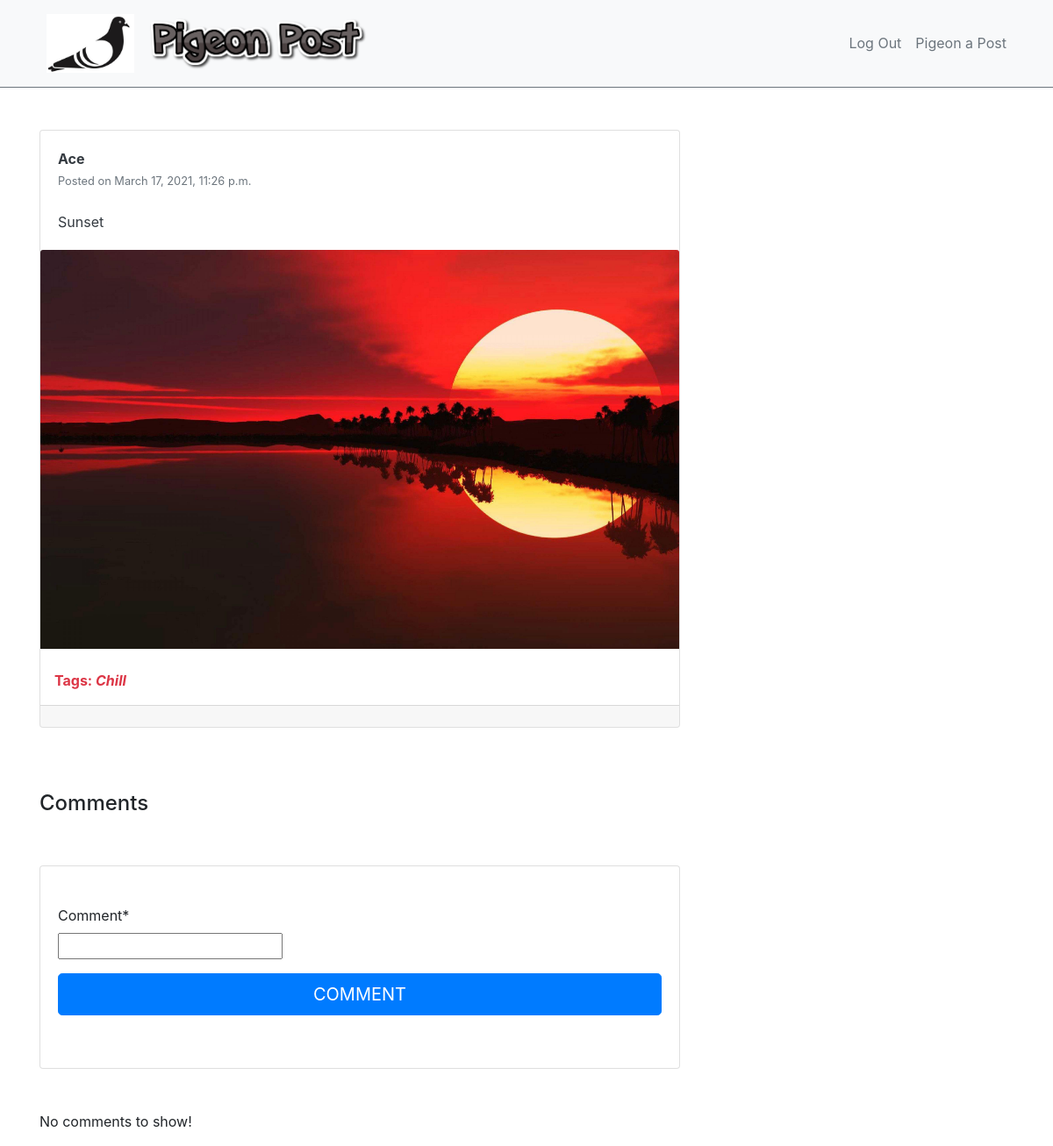
Screenshot of /post/14 (signed in) with the database file from the repository.
### pigeonpost/models.py (models this page shows, shortened)
class Post(models.Model):
    description = models.CharField(max_length=255, blank=True)
    pic = models.ImageField(upload_to='static/images')
    date_posted = models.DateTimeField(default=timezone.now)
    user_name = models.ForeignKey(User, on_delete=models.CASCADE)
    tags = models.CharField(max_length=100, blank=True)

### pigeonpost/views.py (the view)
# urls.py: url(r'^post/(?P<pk>\d+)$', core_views.post_detail, name='post-detail'),
@login_required
def post_detail(request, pk):
  post = get_object_or_404(Post, pk=pk)
  user = request.user
  is_liked =  Like.objects.filter(user=user, post=post)
  if request.method == 'POST':
        form = NewCommentForm(request.POST)
        if form.is_valid():
          data = form.save(commit=False)
          data.post = post
          data.username = user
          data.save()
          return redirect('post-detail', pk=pk)
  else:
        form = NewCommentForm()
  return render(request, 'post_detail.html',{'post':post, 'is_liked':is_liked, 'form':form})

### pigeonpost/forms.py
class NewCommentForm(forms.ModelForm):
	class Meta:
		model = Comments
		fields = ['comment']

### pigeonpost/templates/post_detail.html (shortened to what this page needs)
{% extends 'base.html' %}
{% load crispy_forms_tags %}
{% block content %}
	<div class="container">
	    <div class="row">
	      <div class="col-md-8">
	        <div class="card card-signin my-5">
	          <div class="card-body">
	          	<a class="text-dark" href="{{ post.user_name.profile.get_absolute_url }}"><b>{{ post.user_name }}</b></a>
	          	<br><small class="text-muted">Posted on {{ post.date_posted }}</small>
	          	<br><br>
	            <p class="card-text text-dark">{{ post.description }}</p>
	          </div>
	          <a href="{{ post.pic.url }}"><img class="card-img-top" src="{{ post.pic.url }}" alt=""></a>
	          {% if post.tags %}
	          <br><p class="text-danger ml-3"><b>Tags: <i>{{ post.tags }}</i></b></p>
	          {% endif %}
	          <div class="card-footer">
	          </div>
	        </div>
	  	   </div>
	    </div>
	    <br>
		<h4>Comments</h4>
	    <div class="row">
	    	<div class="col-md-8">
	    		<div class="card card-signin my-5">
	    			<div class="card-body">
	    				<form class="form-signin" method = "POST">
				            <fieldset class="form-group"><br>
				                {{ form|crispy }}
				            </fieldset>
				            <div class="form-group">
				                <button class="btn btn-lg btn-primary btn-block text-uppercase" type="submit">Comment</button><br>
				            </div>
	    			</div>
	    		</div>
	    	</div>
	    </div>
	    <div class="row">
	    	<div class="col-md-8">
	    		{% if post.details.all %}
	    		<div class="card card-signin my-5">
	    		{% for detail in post.details.all %}
	    			<div class="card-body">
	    				<!-- <a href="{{ detail.username.profile.get_absolute_url }}">
	    					<img src="{{ detail.username.profile.image.url }}" class="rounded-circle" width="30" height="30" alt=""> -->
	    				</a>
	          			<a class="text-dark" href="{{ detail.username.profile.get_absolute_url }}"><b>{{ detail.username }}</b></a>
	          			<br><small>{{ detail.comment_date }}</small><br><br>
	          			<p class="card-text text-dark">{{ detail.comment }}</p>
	    			</div>
	    			<hr class="my-1">
	    		{% endfor %}
	    		</div>
	    		{% else %}
	    			<p>No comments to show!</p>
	    		{% endif %}
	    	</div>
	    </div>
	</div>
{% endblock content %}

### rows the page displays
Post: user_name "Ace", date_posted "March 17, 2021, 11:26 p.m.", description "Sunset", pic (picture), tags "Chill"
